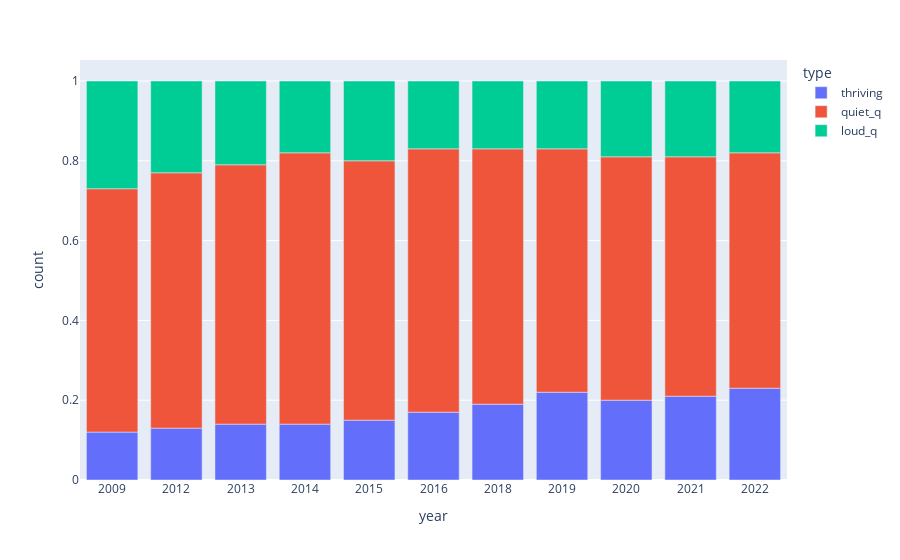

Source (notebook cell):
### Code cell
fig = px.bar(
       df_qq, 
       x='year', 
       y='count', 
       color='type')

fig.show()

### Figure 1 — Plotly figure (JSON) as saved in the notebook; plotly's stock layout.template omitted (floating-point values rounded to 4 significant figures)
{"data": [{"alignmentgroup": "True", "hovertemplate": "type=thriving<br>year=%{x}<br>count=%{y}<extra></extra>", "legendgroup": "thriving", "marker": {"color": "#636efa", "pattern": {"shape": ""}}, "name": "thriving", "offsetgroup": "thriving", "orientation": "v", "showlegend": true, "textposition": "auto", "type": "bar", "x": ["2009", "2012", "2013", "2014", "2015", "2016", "2018", "2019", "2020", "2021", "2022"], "xaxis": "x", "y": [0.12, 0.13, 0.14, 0.14, 0.15, 0.17, 0.19, 0.22, 0.2, 0.21, 0.23], "yaxis": "y"}, {"alignmentgroup": "True", "hovertemplate": "type=quiet_q<br>year=%{x}<br>count=%{y}<extra></extra>", "legendgroup": "quiet_q", "marker": {"color": "#EF553B", "pattern": {"shape": ""}}, "name": "quiet_q", "offsetgroup": "quiet_q", "orientation": "v", "showlegend": true, "textposition": "auto", "type": "bar", "x": ["2009", "2012", "2013", "2014", "2015", "2016", "2018", "2019", "2020", "2021", "2022"], "xaxis": "x", "y": [0.61, 0.64, 0.65, 0.68, 0.65, 0.66, 0.64, 0.61, 0.61, 0.6, 0.59], "yaxis": "y"}, {"alignmentgroup": "True", "hovertemplate": "type=loud_q<br>year=%{x}<br>count=%{y}<extra></extra>", "legendgroup": "loud_q", "marker": {"color": "#00cc96", "pattern": {"shape": ""}}, "name": "loud_q", "offsetgroup": "loud_q", "orientation": "v", "showlegend": true, "textposition": "auto", "type": "bar", "x": ["2009", "2012", "2013", "2014", "2015", "2016", "2018", "2019", "2020", "2021", "2022"], "xaxis": "x", "y": [0.27, 0.23, 0.21, 0.18, 0.2, 0.17, 0.17, 0.17, 0.19, 0.19, 0.18], "yaxis": "y"}], "layout": {"barmode": "relative", "legend": {"title": {"text": "type"}, "tracegroupgap": 0}, "margin": {"t": 60}, "xaxis": {"anchor": "y", "domain": [0, 1], "title": {"text": "year"}}, "yaxis": {"anchor": "x", "domain": [0, 1], "title": {"text": "count"}}}}
